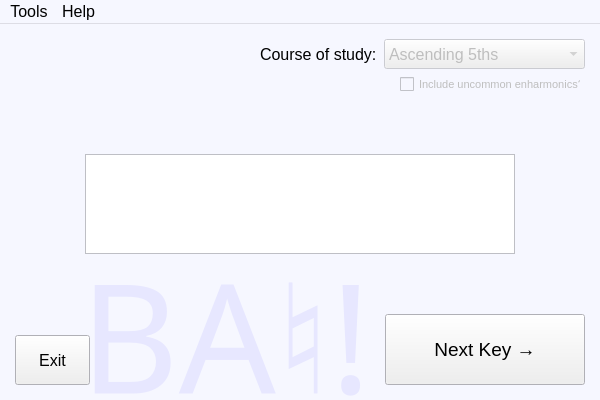
<?xml version="1.0" encoding="UTF-8"?>
<ui version="4.0">
 <class>MainWindow</class>
 <widget class="QMainWindow" name="MainWindow">
  <property name="geometry">
   <rect>
    <x>0</x>
    <y>0</y>
    <width>600</width>
    <height>400</height>
   </rect>
  </property>
  <property name="palette">
   <palette>
    <active>
     <colorrole role="Base">
      <brush brushstyle="SolidPattern">
       <color alpha="255">
        <red>255</red>
        <green>255</green>
        <blue>255</blue>
       </color>
      </brush>
     </colorrole>
     <colorrole role="Window">
      <brush brushstyle="SolidPattern">
       <color alpha="255">
        <red>246</red>
        <green>247</green>
        <blue>255</blue>
       </color>
      </brush>
     </colorrole>
    </active>
    <inactive>
     <colorrole role="Base">
      <brush brushstyle="SolidPattern">
       <color alpha="255">
        <red>255</red>
        <green>255</green>
        <blue>255</blue>
       </color>
      </brush>
     </colorrole>
     <colorrole role="Window">
      <brush brushstyle="SolidPattern">
       <color alpha="255">
        <red>246</red>
        <green>247</green>
        <blue>255</blue>
       </color>
      </brush>
     </colorrole>
    </inactive>
    <disabled>
     <colorrole role="Base">
      <brush brushstyle="SolidPattern">
       <color alpha="255">
        <red>246</red>
        <green>247</green>
        <blue>255</blue>
       </color>
      </brush>
     </colorrole>
     <colorrole role="Window">
      <brush brushstyle="SolidPattern">
       <color alpha="255">
        <red>246</red>
        <green>247</green>
        <blue>255</blue>
       </color>
      </brush>
     </colorrole>
    </disabled>
   </palette>
  </property>
  <property name="font">
   <font>
    <pointsize>12</pointsize>
   </font>
  </property>
  <property name="windowTitle">
   <string>Keymaster</string>
  </property>
  <widget class="QWidget" name="centralWidget">
   <widget class="QComboBox" name="comboBox">
    <property name="enabled">
     <bool>false</bool>
    </property>
    <property name="geometry">
     <rect>
      <x>384</x>
      <y>15</y>
      <width>201</width>
      <height>30</height>
     </rect>
    </property>
    <property name="font">
     <font>
      <pointsize>12</pointsize>
     </font>
    </property>
    <item>
     <property name="text">
      <string>Ascending 5ths</string>
     </property>
    </item>
    <item>
     <property name="text">
      <string>Ascending 4ths</string>
     </property>
    </item>
    <item>
     <property name="text">
      <string>Decending 5ths</string>
     </property>
    </item>
    <item>
     <property name="text">
      <string>Decending 4ths</string>
     </property>
    </item>
   </widget>
   <widget class="QLabel" name="label">
    <property name="geometry">
     <rect>
      <x>260</x>
      <y>15</y>
      <width>121</width>
      <height>30</height>
     </rect>
    </property>
    <property name="font">
     <font>
      <pointsize>12</pointsize>
      <weight>50</weight>
      <bold>false</bold>
     </font>
    </property>
    <property name="text">
     <string>Course of study:</string>
    </property>
   </widget>
   <widget class="QPushButton" name="exit_button">
    <property name="geometry">
     <rect>
      <x>15</x>
      <y>311</y>
      <width>75</width>
      <height>50</height>
     </rect>
    </property>
    <property name="text">
     <string>Exit</string>
    </property>
   </widget>
   <widget class="QPushButton" name="next_key_button">
    <property name="geometry">
     <rect>
      <x>385</x>
      <y>290</y>
      <width>200</width>
      <height>71</height>
     </rect>
    </property>
    <property name="font">
     <font>
      <pointsize>14</pointsize>
      <weight>50</weight>
      <bold>false</bold>
     </font>
    </property>
    <property name="text">
     <string>Next Key →</string>
    </property>
   </widget>
   <widget class="QGraphicsView" name="combined_gv">
    <property name="geometry">
     <rect>
      <x>85</x>
      <y>130</y>
      <width>430</width>
      <height>100</height>
     </rect>
    </property>
    <property name="verticalScrollBarPolicy">
     <enum>Qt::ScrollBarAlwaysOff</enum>
    </property>
    <property name="horizontalScrollBarPolicy">
     <enum>Qt::ScrollBarAlwaysOff</enum>
    </property>
   </widget>
   <widget class="QLabel" name="label_2">
    <property name="geometry">
     <rect>
      <x>80</x>
      <y>200</y>
      <width>591</width>
      <height>221</height>
     </rect>
    </property>
    <property name="palette">
     <palette>
      <active>
       <colorrole role="WindowText">
        <brush brushstyle="SolidPattern">
         <color alpha="255">
          <red>231</red>
          <green>231</green>
          <blue>255</blue>
         </color>
        </brush>
       </colorrole>
      </active>
      <inactive>
       <colorrole role="WindowText">
        <brush brushstyle="SolidPattern">
         <color alpha="255">
          <red>231</red>
          <green>231</green>
          <blue>255</blue>
         </color>
        </brush>
       </colorrole>
      </inactive>
      <disabled>
       <colorrole role="WindowText">
        <brush brushstyle="SolidPattern">
         <color alpha="255">
          <red>120</red>
          <green>120</green>
          <blue>120</blue>
         </color>
        </brush>
       </colorrole>
      </disabled>
     </palette>
    </property>
    <property name="font">
     <font>
      <family>Forte</family>
      <pointsize>114</pointsize>
     </font>
    </property>
    <property name="text">
     <string>BA♮!</string>
    </property>
   </widget>
   <widget class="QCheckBox" name="checkBox">
    <property name="enabled">
     <bool>false</bool>
    </property>
    <property name="geometry">
     <rect>
      <x>400</x>
      <y>50</y>
      <width>181</width>
      <height>20</height>
     </rect>
    </property>
    <property name="font">
     <font>
      <pointsize>8</pointsize>
     </font>
    </property>
    <property name="text">
     <string>Include uncommon enharmonics?</string>
    </property>
   </widget>
   <zorder>label_2</zorder>
   <zorder>comboBox</zorder>
   <zorder>label</zorder>
   <zorder>exit_button</zorder>
   <zorder>next_key_button</zorder>
   <zorder>combined_gv</zorder>
   <zorder>checkBox</zorder>
  </widget>
  <widget class="QMenuBar" name="menuBar">
   <property name="geometry">
    <rect>
     <x>0</x>
     <y>0</y>
     <width>600</width>
     <height>21</height>
    </rect>
   </property>
   <widget class="QMenu" name="menuHelp">
    <property name="layoutDirection">
     <enum>Qt::LeftToRight</enum>
    </property>
    <property name="title">
     <string>Help</string>
    </property>
    <property name="separatorsCollapsible">
     <bool>false</bool>
    </property>
    <addaction name="actionHelp"/>
    <addaction name="actionCheck_for_Updates"/>
    <addaction name="separator"/>
    <addaction name="actionAbout"/>
   </widget>
   <widget class="QMenu" name="menuTools">
    <property name="title">
     <string>Tools</string>
    </property>
    <widget class="QMenu" name="menuPrint_Blank_Staff_Paper">
     <property name="title">
      <string>Print Charts and Staves</string>
     </property>
     <addaction name="action8_Staves_per_Page"/>
     <addaction name="action10_Staves_per_Page"/>
     <addaction name="actionGrand_Staff_for_Piano"/>
     <addaction name="actionPrintable_Circle_of_5ths_4ths"/>
    </widget>
    <addaction name="actionDisplay_Circle_of_5ths_4ths"/>
    <addaction name="menuPrint_Blank_Staff_Paper"/>
    <addaction name="separator"/>
    <addaction name="actionExit"/>
   </widget>
   <addaction name="menuTools"/>
   <addaction name="menuHelp"/>
  </widget>
  <action name="actionAbout">
   <property name="text">
    <string>About Keymaster</string>
   </property>
  </action>
  <action name="actionDisplay_Circle_of_5ths_4ths">
   <property name="text">
    <string>Display the Circle of 5ths / 4ths</string>
   </property>
  </action>
  <action name="actionExit">
   <property name="text">
    <string>Exit</string>
   </property>
  </action>
  <action name="actionHelp">
   <property name="enabled">
    <bool>false</bool>
   </property>
   <property name="text">
    <string>Help</string>
   </property>
  </action>
  <action name="actionCheck_for_Updates">
   <property name="enabled">
    <bool>false</bool>
   </property>
   <property name="text">
    <string>Check for Updates</string>
   </property>
  </action>
  <action name="action8_Staves_per_Page">
   <property name="enabled">
    <bool>false</bool>
   </property>
   <property name="text">
    <string>Blank 8 Staves per Page</string>
   </property>
  </action>
  <action name="action10_Staves_per_Page">
   <property name="enabled">
    <bool>false</bool>
   </property>
   <property name="text">
    <string>Blank 10 Staves per Page</string>
   </property>
  </action>
  <action name="actionGrand_Staff_for_Piano">
   <property name="enabled">
    <bool>false</bool>
   </property>
   <property name="text">
    <string>Blank Grand Staves for Piano</string>
   </property>
  </action>
  <action name="actionPrintable_Circle_of_5ths_4ths">
   <property name="enabled">
    <bool>false</bool>
   </property>
   <property name="text">
    <string>Print the Circle of 5ths / 4ths</string>
   </property>
  </action>
 </widget>
 <layoutdefault spacing="6" margin="11"/>
 <resources/>
 <connections/>
</ui>
